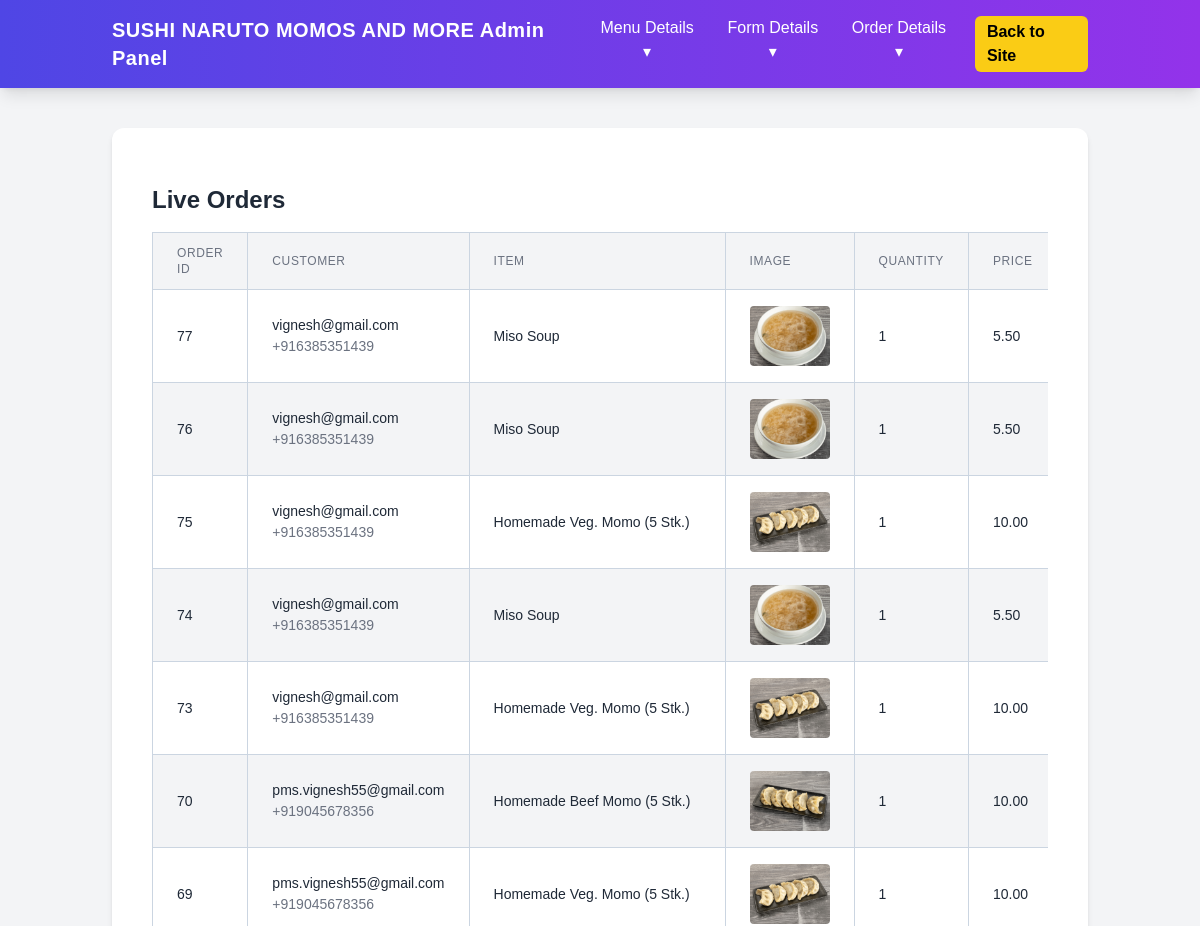
The page /order/live/ (signed in, upper part) on the database as committed earlier.
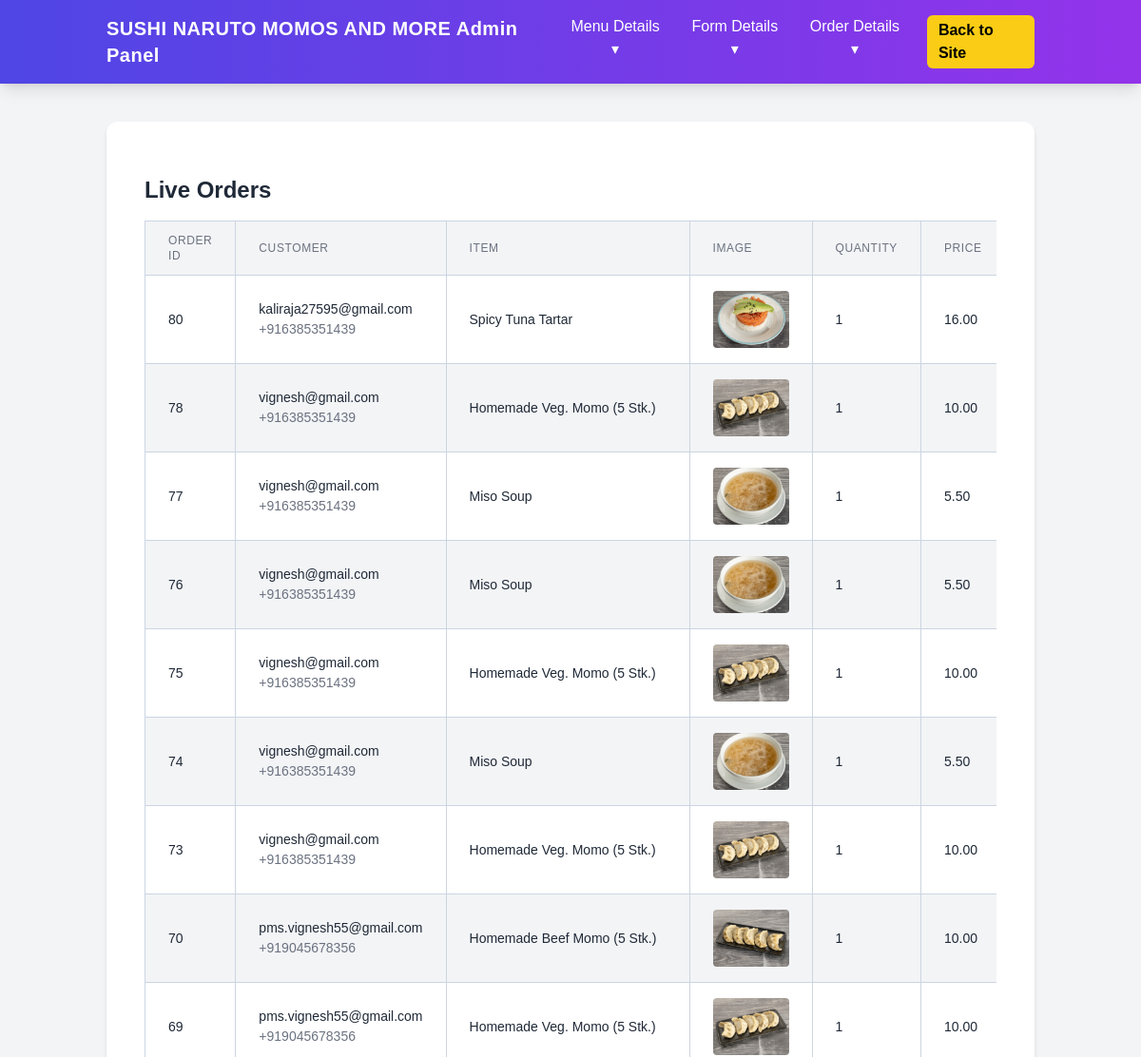
The same page on the database as committed later.
### sushi/models.py (models this page shows, shortened)
class Order(models.Model):
    ORDER_TYPE_CHOICES = [
        ('now', 'Order Now'),
        ('later', 'Order Later'),
    ]
    DELIVERY_CHOICES = [
        ('Click & Collect', 'Click & Collect (Free)'),
        ('Free', 'Free'),
        ('Livraison Express 3.5km', 'Livraison Express 3.5km'),
    ]
    item = models.CharField(max_length=200)
    price = models.DecimalField(max_digits=7, decimal_places=2)
    qty = models.PositiveIntegerField()
    order_type = models.CharField(max_length=10, choices=ORDER_TYPE_CHOICES)
    order_date = models.DateField(null=True, blank=True)
    order_time = models.TimeField(null=True, blank=True)
    email = models.EmailField()
    mobile = models.CharField(max_length=30)
    address = models.CharField(max_length=255)
    delivery = models.CharField(max_length=40, choices=DELIVERY_CHOICES)
    created_at = models.DateTimeField(default=timezone.now)
    status = models.CharField(max_length=30, default='pending')
    cancellation_reason = models.TextField(blank=True, null=True)

### sushi/views.py (the view)
# urls.py: path('order/live/', views.order_live, name='order_live'),
@login_required
def order_live(request):
    if not request.user.is_staff:
        return redirect('admin_login')
    pending_orders = Order.objects.filter(
        status__in=['pending', 'Accepted', 'Making', 'Ready to Collect']
    ).order_by('-created_at')
    orders_with_items = []
    for order in pending_orders:
        try:
            menu_item = MenuItem.objects.get(name=order.item)
            image = menu_item.image
        except MenuItem.DoesNotExist:
            image = None
        orders_with_items.append({
            'order': order,
            'image': image,
            'status_class': get_status_class(order.status),
            'created_at_formatted': order.created_at.strftime("%Y-%m-%d %H:%M:%S")
        })
    return render(request, 'admin2/order_live.html', {
        'orders_with_items': orders_with_items,
        'active_tab': 'live_orders'
    })

### sushi/views.py (called while the page is built)
def get_status_class(status):
    status_classes = {
        'pending': 'bg-yellow-100 text-yellow-800',
        'Accepted': 'bg-blue-100 text-blue-800',
        'Making': 'bg-purple-100 text-purple-800',
        'Ready to Collect': 'bg-green-100 text-green-800',
        'Delivered': 'bg-gray-100 text-gray-800',
        'Cancelled': 'bg-red-100 text-red-800'
    }
    return status_classes.get(status, 'bg-gray-100 text-gray-800')

### sushi/templates/admin2/order_live.html (shortened to what this page needs)
{% extends 'admin2/base2.html' %}
{% block content %}
{% load static %}
<link rel="stylesheet" href="{% static 'css/excel_table.css' %}">
<div class="container mx-auto px-4 py-8">
    <h1 class="text-2xl font-bold mb-4">Live Orders</h1>
    <div class="overflow-x-auto">
        <table class="min-w-full bg-white border border-gray-200">
            <thead>
                <tr class="bg-gray-100">
                    <th class="px-6 py-3 text-left text-xs font-medium text-gray-500 uppercase tracking-wider">Order ID</th>
                    <th class="px-6 py-3 text-left text-xs font-medium text-gray-500 uppercase tracking-wider">Customer</th>
                    <th class="px-6 py-3 text-left text-xs font-medium text-gray-500 uppercase tracking-wider">Item</th>
                    <th class="px-6 py-3 text-left text-xs font-medium text-gray-500 uppercase tracking-wider">Image</th>
                    <th class="px-6 py-3 text-left text-xs font-medium text-gray-500 uppercase tracking-wider">Quantity</th>
                    <th class="px-6 py-3 text-left text-xs font-medium text-gray-500 uppercase tracking-wider">Price</th>
                </tr>
            </thead>
            <tbody class="divide-y divide-gray-200">
                {% for item in orders_with_items %}
                <tr>
                    <td class="px-6 py-4 whitespace-nowrap">{{ item.order.id }}</td>
                    <td class="px-6 py-4 whitespace-nowrap">
                        {{ item.order.email }}<br>
                        <span class="text-sm text-gray-500">{{ item.order.mobile }}</span>
                    </td>
                    <td class="px-6 py-4 whitespace-nowrap">{{ item.order.item }}</td>
                    <td class="px-6 py-4 whitespace-nowrap">
                        {% if item.image %}
                            <img src="{{ item.image.url }}" alt="{{ item.order.item }}" width="100">
                        {% else %}
                            No image
                        {% endif %}
                    </td>
                    <td class="px-6 py-4 whitespace-nowrap">{{ item.order.qty }}</td>
                    <td class="px-6 py-4 whitespace-nowrap">{{ item.order.price }}</td>
                </tr>
                {% empty %}
                <tr>
                    <td colspan="8" class="px-6 py-4 text-center text-gray-500">No live orders.</td>
                </tr>
                {% endfor %}
            </tbody>
        </table>
    </div>
</div>
{% endblock %}

Rows that differ between the two databases and show on the page:
added Order: order.id "80", order.email "kaliraja27595@gmail.com", order.mobile "+916385351439", order.item "Spicy Tuna Tartar", shows a picture, order.qty "1", order.price "16.00"
added Order: order.id "78", order.email "vignesh@gmail.com", order.mobile "+916385351439", order.item "Homemade Veg. Momo (5 Stk.)", order.qty "1", order.price "10.00"
